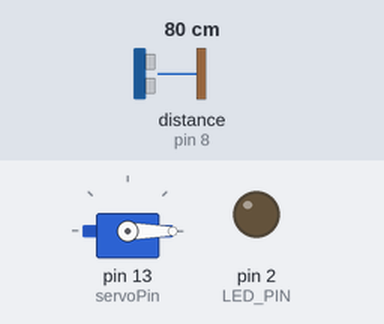
A sketch run on a simulated Arduino Uno, built with avr-gcc and run on an emulated ATmega328P. On the bench: servo, output pins drawn as LEDs (lit = HIGH). Wiring (inferred from the names in the program): ultrasonic range finder: trigger pin 9; echo pin 8. The inputs (shaded band) are chosen by the test bench; at power-on: distance to the obstacle (sensor on pin 8) 80 cm. The echo pulse lasts 58.3 µs per cm; pins used as bus, display or sensor lines are not drawn.

Above: at 1.3 s.
1.4 s: distance to the obstacle (sensor on pin 8) set to 54 cm
2.9 s: distance to the obstacle (sensor on pin 8) set to 48 cm
At 4.4 s:
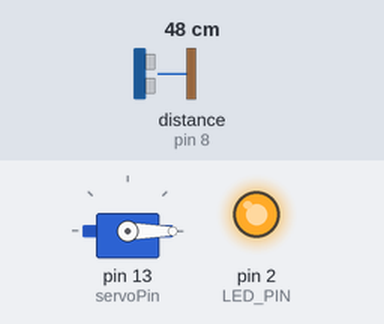
7.6 s: distance to the obstacle (sensor on pin 8) set to 2 cm
10.6 s: distance to the obstacle (sensor on pin 8) set to 120 cm
At 11.4 s:
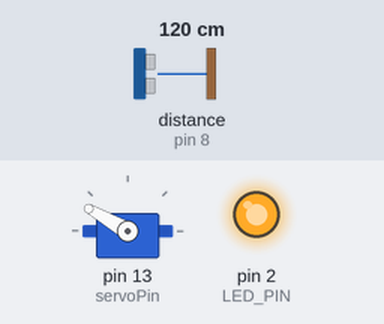
At 12.8 s:
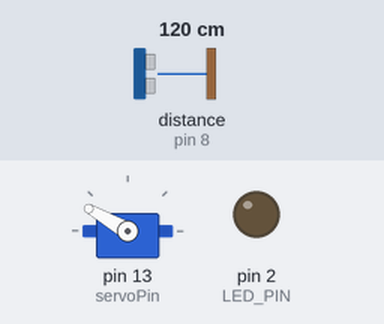
Timing chart, 0 to 14.3 s (numbered marks = the images above; inputs shaded):
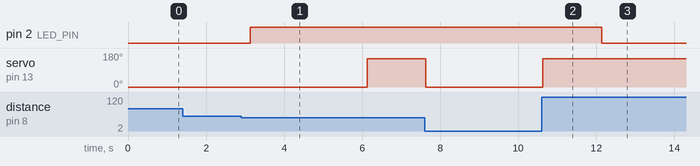

Measured:
- the behaviour switches between 51 and 50 cm on distance to the obstacle (sensor on pin 8) (found by bisection; images 0 and 1)
- after the input at 1.4 s, every drawn part: stays the same
- after the input at 2.9 s, pin 2 (LED_PIN): LOW → HIGH after 0.23 s; servo on pin 13 (servoPin): 0° → 150° after 3.2 s
- after the input at 10.6 s, pin 2 (LED_PIN): HIGH → LOW after 1.5 s; servo on pin 13 (servoPin): goes on until 10.6 s, then stays 150°

The sketch:

main.ino
```cpp
#include <Servo.h>        //servo library
Servo servo;
//konstanter
const int TRIG_PIN = 9; // Arduino pin connected to Ultrasonic Sensor's TRIG pin
const int ECHO_PIN = 8; // Arduino pin connected to Ultrasonic Sensor's ECHO pin
const int servoPin = 13;
const int LED_PIN  = 2; // Arduino pin connected to LED's pin


const int maxAvstand = 50; // centimeters

// variabler:
float duration_us;
float distance_cm;

void setup() {
  	Serial.begin (9600);       // initialize serial port
	servo.attach(servoPin);
  	pinMode(TRIG_PIN, OUTPUT); // set arduino pin to output mode
  	pinMode(ECHO_PIN, INPUT);  // set arduino pin to input mode
  	pinMode(LED_PIN, OUTPUT);  // set arduino pin to output mode

	servo.write(0);         //servoen skal lukke lokket ved power on
	delay(100);
  	servo.detach();

}

void loop() {
  // generate 10-microsecond pulse to TRIG pin
  digitalWrite(TRIG_PIN, HIGH);
  delayMicroseconds(10);
  digitalWrite(TRIG_PIN, LOW);

  // measure duration of pulse from ECHO pin
  duration_us = pulseIn(ECHO_PIN, HIGH);
  // calculate the distance
  distance_cm = 0.017 * duration_us;

  if(distance_cm < maxAvstand){
    digitalWrite(LED_PIN, HIGH); // turn on LED
     servo.attach(servoPin);
     delay(1);
     servo.write(0);
     delay(3000);
     servo.write(150);
     delay(1000);
     servo.detach();
  }
  else{
      digitalWrite(LED_PIN, LOW); // turn off LED
  }

  delay(500);
}
```
